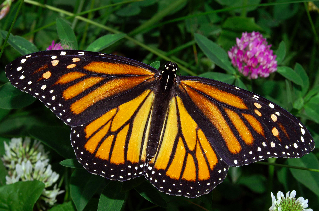
#> input picture examples/butterfly.png, 319 x 211 px
$ python image_segmentation.py --image ../examples/butterfly.png
#> lines starting #> are read from the running program, lines starting #| are printed output that depends on the picture
import cv2
import matplotlib.pyplot as plt
from sklearn.cluster import KMeans
import numpy as np
import argparse

def load_image(image_path):
    """
    Load and return the image from the given path.

    Args:
        image_path (str): Path to the image file

    Returns:
        numpy.ndarray: Loaded image
    """
#> called with image_path = '../examples/butterfly.png'
    img = cv2.imread(image_path)
#> img is the input picture: shape (211, 319, 3); mean B, G, R 29.1, 65.5, 65.1
    if img is None:
        raise ValueError(f"Could not load image from {image_path}")
    return img

def segment_image(img, n_clusters=3):
    """
    Perform K-means clustering on the image.

    Args:
        img (numpy.ndarray): Input image
        n_clusters (int): Number of clusters for K-means

    Returns:
        numpy.ndarray: Segmented image
    """
#> called with n_clusters = 3
    # Reshape the image to be a list of pixels
    h, w, d = img.shape
#> h = 211; w = 319; d = 3
    image_array = img.reshape((h * w, d))

    # Apply K-means clustering
    kmeans = KMeans(n_clusters=n_clusters, random_state=42)
    labels = kmeans.fit_predict(image_array)

    # Create the segmented image
    segmented_image = kmeans.cluster_centers_[labels].reshape(h, w, d)
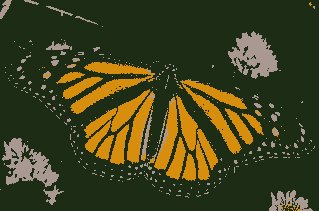
#> segmented_image: shape (211, 319, 3) float64; mean of channels 0, 1, 2 29.1, 65.5, 65.1; drawn as B, G, R
    return segmented_image.astype(np.uint8)

def display_results(original_img, segmented_img):
    """
    Display the original and segmented images side by side.

    Args:
        original_img (numpy.ndarray): Original image
        segmented_img (numpy.ndarray): Segmented image
    """
    plt.figure(figsize=(12, 6))

    plt.subplot(1, 2, 1)
    plt.imshow(cv2.cvtColor(original_img, cv2.COLOR_BGR2RGB))
    plt.title('Original Image')
    plt.axis('off')

    plt.subplot(1, 2, 2)
    plt.imshow(cv2.cvtColor(segmented_img, cv2.COLOR_BGR2RGB))
    plt.title('Segmented Image')
    plt.axis('off')

    plt.tight_layout()
    plt.show()
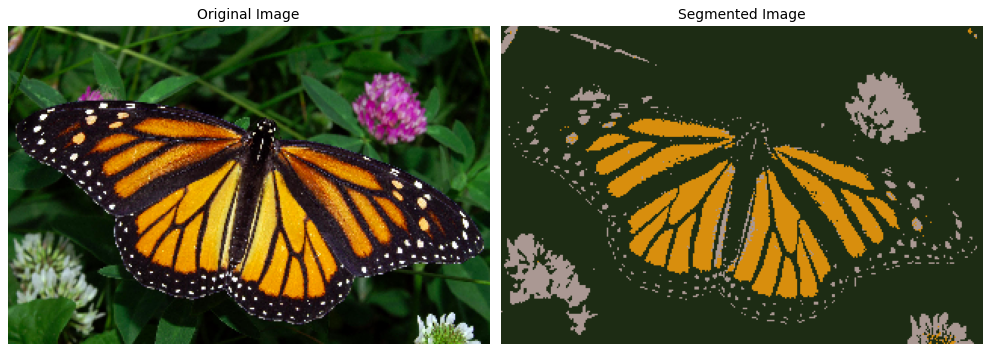
#> figure drawn by matplotlib, 2 panels

def main():
    parser = argparse.ArgumentParser(description='Image Segmentation using K-means Clustering')
    parser.add_argument('--image', type=str, required=True, help='Path to the input image')
    parser.add_argument('--clusters', type=int, default=3, help='Number of clusters for segmentation')
    args = parser.parse_args()

    # Load and process the image
    img = load_image(args.image)
    segmented_img = segment_image(img, args.clusters)

    # Display results
    display_results(img, segmented_img)

    # Save the segmented image
    output_path = 'segmented_' + args.image.split('/')[-1]
    cv2.imwrite(output_path, segmented_img)
    print(f"Segmented image saved as: {output_path}")

if __name__ == "__main__":
    main()
